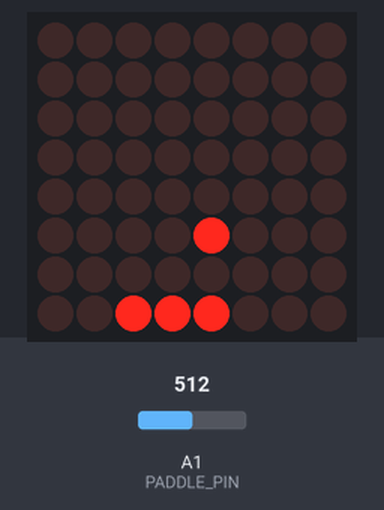
Recording of a sketch running on a simulated Arduino Uno, built with avr-gcc and run on an emulated ATmega328P. Parts: 8×8 LED matrix. The test bench sets the inputs (shaded band); at power-on: A1 (PADDLE_PIN) = 512. Random numbers use the default seed unless the sketch sets one.

Above: at 1.02 s.
1.3 s: A1 (PADDLE_PIN) set to 543
4.3 s: A1 (PADDLE_PIN) set to 573
At 4.49 s:
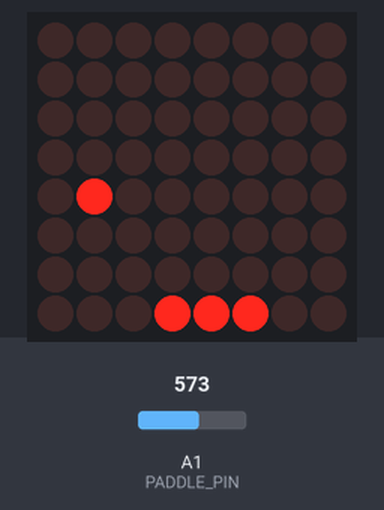
6.7 s: A1 (PADDLE_PIN) set to 306
At 7.11 s:
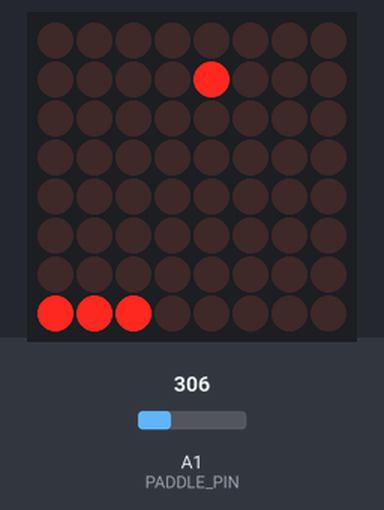
9.3 s: A1 (PADDLE_PIN) set to 335
At 9.44 s:
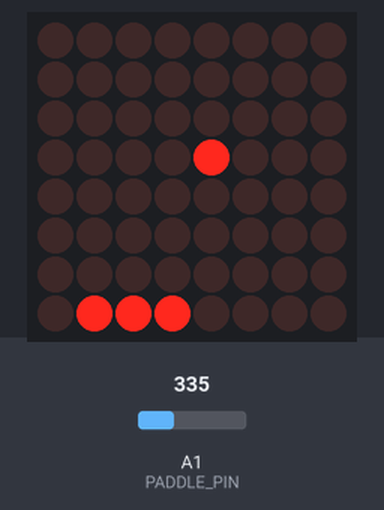
11.6 s: A1 (PADDLE_PIN) set to 190
At 11.98 s:
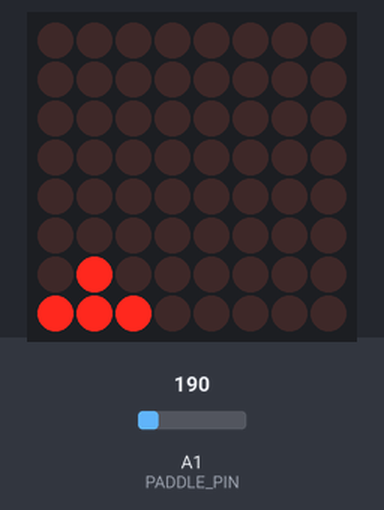
14.6 s: A1 (PADDLE_PIN) set to 511
At 14.79 s:
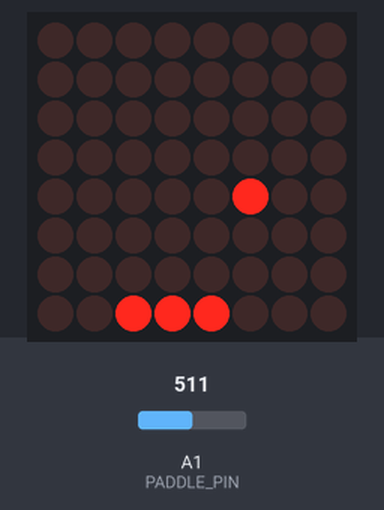

The sketch:

pong.ino
```cpp
#include <LedControl.h>

/* ==================================================
   HARDWARE CONFIGURATION
   ================================================== */

// Pin connections to MAX72XX
constexpr byte PIN_DIN  = 12;
constexpr byte PIN_CS   = 11;
constexpr byte PIN_CLK  = 10;
constexpr byte NUM_DEV  = 1;

// Create LED matrix control object
LedControl matrix(PIN_DIN, PIN_CLK, PIN_CS, NUM_DEV);


/* ==================================================
   GAME CONFIGURATION
   ================================================== */

constexpr byte MATRIX_SIZE   = 8;      // 8x8 LED matrix
constexpr byte PADDLE_PIN    = A1;     // Potentiometer pin
constexpr byte PADDLE_COLUMN = 7;      // Paddle position (right side)
constexpr byte BALL_START_X  = 1;      // Initial ball column

int ballX, ballY;          // Ball position
int dirX = 1;              // Ball horizontal direction
int dirY = 1;              // Ball vertical direction

int paddlePosition = 0;    // Paddle top LED position

unsigned int ballSpeed = 300;     // Ball delay (ms)
unsigned long frameCount = 0;     // Frame counter


/* ==================================================
   INITIALIZATION
   ================================================== */

void setup() {

  // Wake up MAX72XX from power saving mode
  matrix.shutdown(0, false);

  // Set LED brightness (0–15)
  matrix.setIntensity(0, 4);

  // Clear display
  matrix.clearDisplay(0);

  // Seed random generator
  randomSeed(analogRead(A0));

  // Initialize game
  resetGame();
}


/* ==================================================
   MAIN LOOP
   ================================================== */

void loop() {

  readPaddle();        // Read potentiometer
  moveBall();          // Update ball position
  detectCollisions();  // Check walls and paddle
  drawScene();         // Render frame
  updateSpeed();       // Increase difficulty

  delay(ballSpeed);    // Control game speed
  frameCount++;
}


/* ==================================================
   GAME FUNCTIONS
   ================================================== */

// Read paddle position from potentiometer
void readPaddle() {
  int rawValue = analogRead(PADDLE_PIN);

  // Limit to central range to avoid slow extremes
  int minRaw = 200;  // Ignore ~0–200
  int maxRaw = 800;  // Ignore ~800–1023
  rawValue = constrain(rawValue, minRaw, maxRaw);

  // Map the useful range to the full paddle movement
  int targetPosition = map(rawValue, minRaw, maxRaw, 0, MATRIX_SIZE - 3);

  // Move paddle directly to the target (fast)
  paddlePosition = targetPosition;
}

// Update ball position
void moveBall() {
  ballX += dirX;
  ballY += dirY;
}

// Detect collisions with walls and paddle
void detectCollisions() {

  // Left wall
  if (ballX <= 0)
    dirX = 1;

  // Top wall
  if (ballY <= 0)
    dirY = 1;

  // Bottom wall
  if (ballY >= MATRIX_SIZE - 1)
    dirY = -1;

  // Paddle collision
  if (ballX == PADDLE_COLUMN - 1 && dirX > 0) {
    if (ballY >= paddlePosition && ballY <= paddlePosition + 2) {
      dirX = -1;
    }
  }

  // If ball reaches right side → Game Over
  if (ballX >= MATRIX_SIZE - 1) {
    gameOverAnimation();
    resetGame();
  }
}

// Draw ball and paddle
void drawScene() {

  matrix.clearDisplay(0);

  // Draw ball
  matrix.setLed(0, ballX, ballY, true);

  // Draw paddle (3 LEDs)
  for (int i = 0; i < 3; i++) {
    matrix.setLed(0, PADDLE_COLUMN, paddlePosition + i, true);
  }
}

// Gradually increase game speed
void updateSpeed() {
  if (frameCount % 20 == 0 && ballSpeed > 60) {
    ballSpeed -= 10;
  }
}

// Reset game state
void resetGame() {
  ballX = BALL_START_X;
  ballY = random(0, MATRIX_SIZE);

  dirX = 1;
  dirY = random(0, 2) ? 1 : -1;

  ballSpeed = 300;
  frameCount = 0;
}


/* ==================================================
   GAME OVER ANIMATION
   ================================================== */

void gameOverAnimation() {

  for (int repeat = 0; repeat < 4; repeat++) {

    matrix.clearDisplay(0);

    // Draw X pattern
    for (int i = 0; i < MATRIX_SIZE; i++) {
      matrix.setLed(0, i, i, true);
      matrix.setLed(0, i, MATRIX_SIZE - 1 - i, true);
    }

    delay(250);
    matrix.clearDisplay(0);
    delay(250);
  }
}
```

Measured:
- the behaviour switches between 559 and 560 on A1 (PADDLE_PIN) (found by bisection; images 0 and 1)
- the behaviour switches between 319 and 320 on A1 (PADDLE_PIN) (found by bisection; images 2 and 3)
